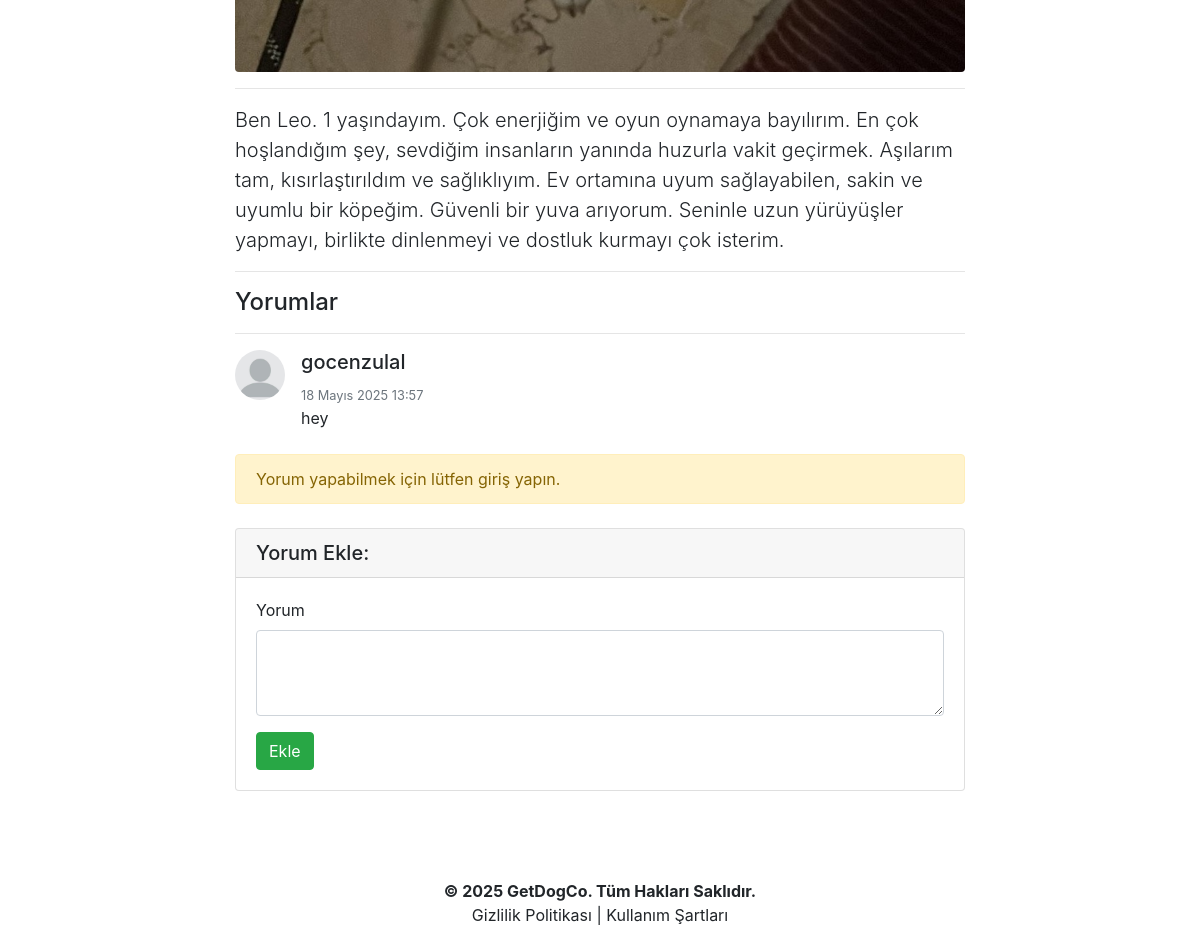
The page /tr/post/5/ (lower part) on the database as committed earlier.
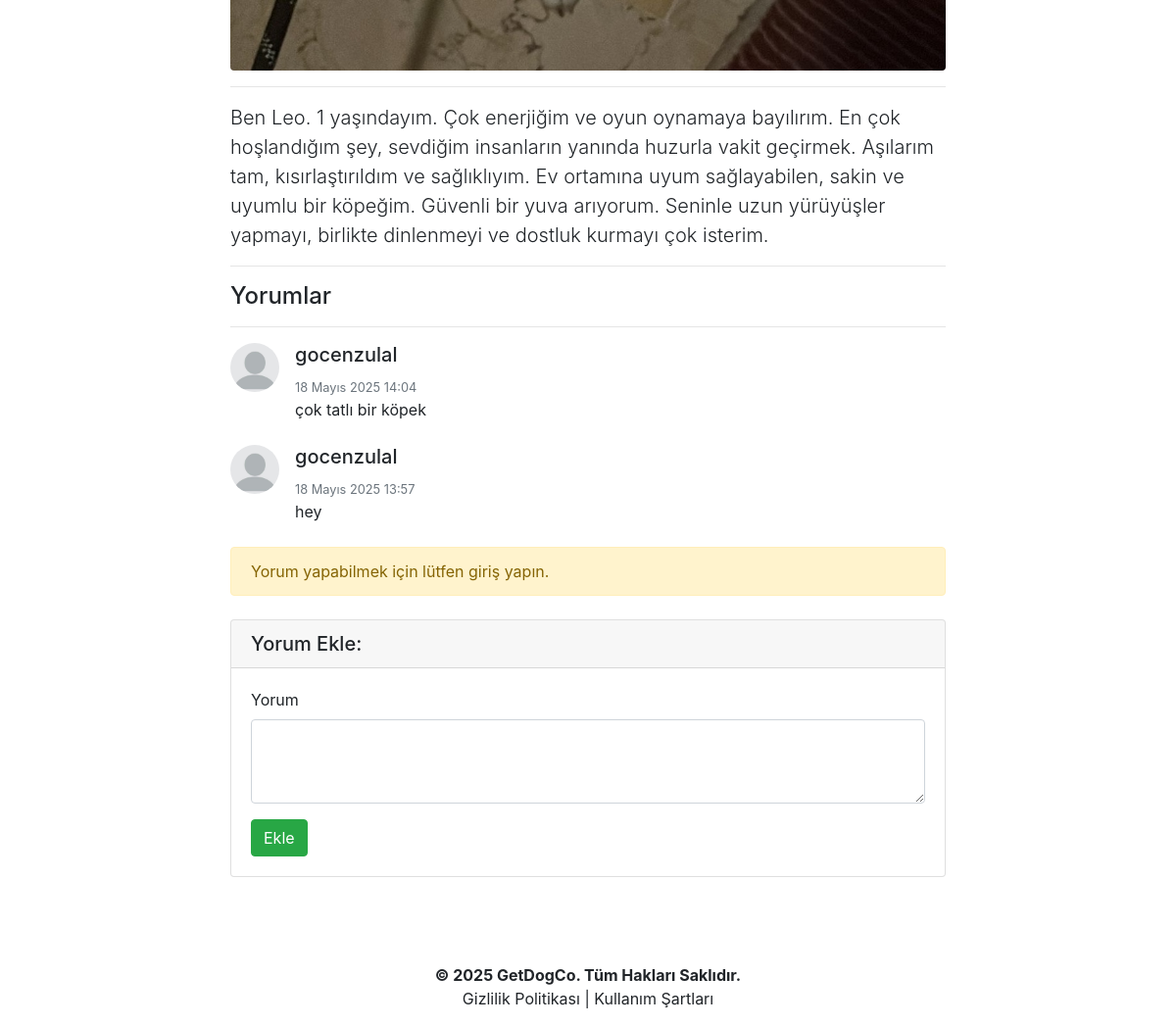
The same page on the database as committed later.
### getdogco/models.py (models this page shows, shortened)
class AdoptionComment(models.Model):
    post = models.ForeignKey(DogAdoptionPost, on_delete=models.CASCADE, verbose_name="İlan", related_name="comments")
    user = models.ForeignKey(User, on_delete=models.CASCADE, verbose_name="Yorum Sahibi", null=True, blank=True)
    comment_author = models.CharField(max_length=50, verbose_name="Yorum Sahibi")
    comment_content = models.TextField(verbose_name="Yorum")
    comment_date = models.DateTimeField(auto_now_add=True, verbose_name="Yorum Tarihi")
    class Meta:
        ordering = ['-comment_date']

### getdogco/views.py (the view)
# urls.py: path('post/<int:id>/', views.postDetail, name='post_detail'),
def postDetail(request, id):
    post = get_object_or_404(DogAdoptionPost, id=id)
    comments = AdoptionComment.objects.filter(post=post)
    is_favorited = False
    if request.user.is_authenticated:
        is_favorited = Favorite.objects.filter(user=request.user, post=post).exists()
    return render(request, "post_detail.html", {
        "post": post,
        "comments": comments,
        "is_favorited": is_favorited
    })

### getdogco/context_processors.py (called while the page is built, shortened)
def notification_context(request):
    return {
        'unread_notification_count': 0,
        'notifications': []
    }

### templates/post_detail.html (shortened to what this page needs)
{% extends "layout.html" %}
{% load i18n %}
{% block body %}
<div class="row justify-content-center">
  <div class="col-lg-8 col-md-10 col-sm-12">
    {% if post.dog_image %}
    <img class="img-fluid rounded" src="{{ post.dog_image.url }}" alt="{% trans 'Köpek Fotoğrafı' %}">
    {% endif %}
    <hr>
    <p class="lead">
      {{ post.description|safe }}
    </p>
    <hr>
    <h4>{% trans "Yorumlar" %}</h4>
    <hr>
    {% if comments %}
      {% for comment in comments %}
        <div class="media mb-4">
          <img class="rounded-circle img-fluid mr-3" style="max-width: 50px;"
              src="{% if comment.user.profile.image %}{{ comment.user.profile.image.url }}{% else %}/media/profile_pics/default.jpg{% endif %}"
              alt="{% trans 'Profil Resmi' %}"
              onerror="this.onerror=null;this.src='/media/profile_pics/default.jpg';">
          <div class="media-body">
            <h5 class="mt-0">{{ comment.comment_author }}</h5>
            <small class="text-muted">{{ comment.comment_date }}</small><br>
            {{ comment.comment_content }}
          </div>
        </div>
      {% endfor %}
    {% else %}
      <div class="alert alert-warning">
        {% trans "Bu ilana henüz yorum yazılmamış. İlk yorumu siz yapın!" %}
      </div>
    {% endif %}
    {% if not user.is_authenticated %}
      <div class="alert alert-warning">
        {% trans "Yorum yapabilmek için lütfen giriş yapın." %}
      </div>
    {% endif %}
    <div class="card my-4">
      <h5 class="card-header">{% trans "Yorum Ekle:" %}</h5>
      <div class="card-body">
        <form method="post" action="{% url 'getdogco:add_comment' post.id %}">
          <div class="form-group">
            <label for="formGroupExampleInput">{% trans "Yorum" %}</label>
            <textarea name="comment_content" class="form-control" rows="3"></textarea>
          </div>
          <button type="submit" class="btn btn-success">{% trans "Ekle" %}</button>
        </form>
      </div>
    </div>
  </div>
</div>
{% endblock body %}

Rows that differ between the two databases and show on the page:
added AdoptionComment: comment_author "gocenzulal", comment_date "18 Mayıs 2025 14:04", comment_content "çok tatlı bir köpek"
